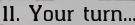

Generate this figure with Python:
import pytesseract as tess
import pyautogui
from PIL import Image, ImageChops

tess.pytesseract.tesseract_cmd = r"C:\Users\blaix\AppData\Local\Programs\Tesseract-OCR\tesseract.exe"

thresh = 150
fn = lambda x : 255 if x > thresh else 0

img = pyautogui.screenshot(region=(435,1003,135,25))#.convert('L').point(fn, mode='1')
#img = ImageChops.invert(img)
text = tess.image_to_string(img)
img.save(r"C:\Users\blaix\Music\Code\python\blackjack\test.png")
print (text)


# original: region=(420,990,50,50)
# all text: region=(420,990,135,50)
# just num: region=(435,1003,25,25)
